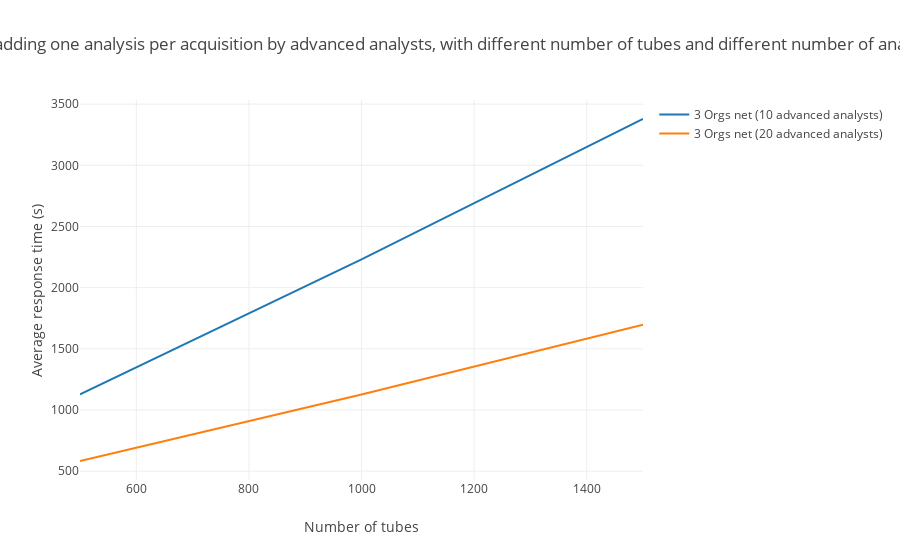

Notebook code cell kept with this figure:
### Markdown cell above
### Elapsed time adding one resolution per acquisition with different number of advanced analysts (250 KB file size)

### Code cell
# 3 Orgs net data
threeOrgs10 = [1127.5345, 2230.7146, 3378.8443]
threeOrgs20 = [582.8463, 1126.3205, 1696.8571]
# 5 Orgs net data
#fiveOrgs10 = [1133.3466, 2254.7335, -]
#fiveOrgs20 = [589.8071, 1160.5390, -]

totalResolution("250 KB", threeOrgs10, threeOrgs20)
#totalResolution("250 KB", threeOrgs10, threeOrgs20, fiveOrgs10, fiveOrgs20)

### Figure 1 — Plotly figure (JSON) as saved in the notebook; plotly's stock layout.template omitted (floating-point values rounded to 4 significant figures)
{"data": [{"mode": "lines", "name": "3 Orgs net (10 advanced analysts)", "type": "scatter", "uid": "466ba65c-c386-4b9b-8556-612ccb2d3116", "x": [500, 1000, 1500], "y": [1128.0, 2231.0, 3379.0]}, {"mode": "lines", "name": "3 Orgs net (20 advanced analysts)", "type": "scatter", "uid": "0eedbf5a-f3f2-4997-8166-77611730a47e", "x": [500, 1000, 1500], "y": [582.8, 1126.0, 1697.0]}], "layout": {"barmode": "group", "title": {"text": "Elapsed time adding one analysis per acquisition by advanced analysts, with different number of tubes and different number of analysts (250 KB)"}, "xaxis": {"range": [500, 1500], "title": {"text": "Number of tubes"}}, "yaxis": {"title": {"text": "Average response time (s)"}}}}
